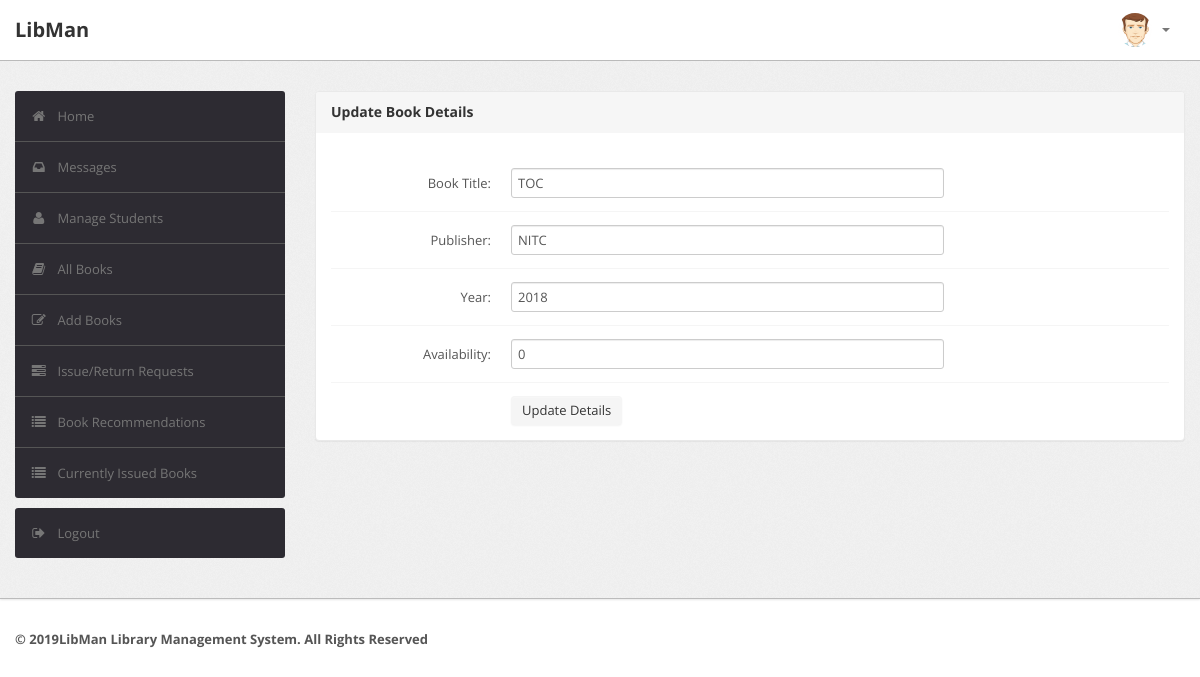
Page /admin/edit_book_details.php?id=3 (signed in) on the committed database.
### tables this page shows
CREATE TABLE `book` (
  `BookId` int(10) NOT NULL,
  `Title` varchar(50) DEFAULT NULL,
  `Publisher` varchar(50) DEFAULT NULL,
  `Year` varchar(50) DEFAULT NULL,
  `Availability` int(5) DEFAULT NULL
);

### admin/edit_book_details.php (the view, shortened to what this page needs)
<?php
require('dbconn.php');
?>
<?php
if ($_SESSION['RollNo']) {
    ?>
<!DOCTYPE html>
<html lang="en">
    <head>
        <link type="text/css" href="bootstrap/css/bootstrap.min.css" rel="stylesheet">
        <link type="text/css" href="bootstrap/css/bootstrap-responsive.min.css" rel="stylesheet">
        <link type="text/css" href="css/theme.css" rel="stylesheet">
        <link type="text/css" href="images/icons/css/font-awesome.css" rel="stylesheet">
    </head>
    <body>
        <div class="navbar navbar-fixed-top">
            <div class="navbar-inner">
                <div class="container">
                        <a class="brand" href="index.php">LibMan </a>
                    <div class="nav-collapse collapse navbar-inverse-collapse">
                        <ul class="nav pull-right">
                            <li class="nav-user dropdown"><a href="#" class="dropdown-toggle" data-toggle="dropdown">
                                <img src="images/user.png" class="nav-avatar" />
                                <b class="caret"></b></a>
                            </li>
                        </ul>
                    </div>
                </div>
            </div>
        </div>
        <div class="wrapper">
            <div class="container">
                <div class="row">
                    <div class="span3">
                        <div class="sidebar">
                            <ul class="widget widget-menu unstyled">
                                <li class="active"><a href="index.php"><i class="menu-icon icon-home"></i>Home
                                </a></li>
                                 <li><a href="message.php"><i class="menu-icon icon-inbox"></i>Messages</a>
                                </li>
                                <li><a href="student.php"><i class="menu-icon icon-user"></i>Manage Students </a>
                                </li>
                                <li><a href="book.php"><i class="menu-icon icon-book"></i>All Books </a></li>
                                <li><a href="addbook.php"><i class="menu-icon icon-edit"></i>Add Books </a></li>
                                <li><a href="requests.php"><i class="menu-icon icon-tasks"></i>Issue/Return Requests </a></li>
                                <li><a href="recommendations.php"><i class="menu-icon icon-list"></i>Book Recommendations </a></li>
                                <li><a href="current.php"><i class="menu-icon icon-list"></i>Currently Issued Books </a></li>
                            </ul>
                            <ul class="widget widget-menu unstyled">
                                <li><a href="logout.php"><i class="menu-icon icon-signout"></i>Logout </a></li>
                            </ul>
                        </div>
                    </div>
                    <div class="span9">
                        <div class="module">
                            <div class="module-head">
                                <h3>Update Book Details</h3>
                            </div>
                            <div class="module-body">
                                <?php
                                    $bookid = $_GET['id'];
                                    $sql = "select * from LMS.book where Bookid='$bookid'";
                                    $result=$conn->query($sql);
                                    $row=$result->fetch_assoc();
                                    $name=$row['Title'];
                                    $publisher=$row['Publisher'];
                                    $year=$row['Year'];
                                    $avail=$row['Availability'];
                                ?>
                                    <br >
                                    <form class="form-horizontal row-fluid" action="edit_book_details.php?id=<?php echo $bookid ?>" method="post">
                                        <div class="control-group">
                                            <b>
                                            <label class="control-label" for="Title">Book Title:</label></b>
                                            <div class="controls">
                                                <input type="text" id="Title" name="Title" value= "<?php echo $name?>" class="span8" required>
                                            </div>
                                        </div>
                                        <div class="control-group">
                                            <b>
                                            <label class="control-label" for="Publisher">Publisher:</label></b>
                                            <div class="controls">
                                                <input type="text" id="Publisher" name="Publisher" value= "<?php echo $publisher?>" class="span8" required>
                                            </div>
                                        </div>
                                        <div class="control-group">
                                            <b>
                                            <label class="control-label" for="Year">Year:</label></b>
                                            <div class="controls">
                                                <input type="text" id="Year" name="Year" value= "<?php echo $year?>" class="span8" required>
                                            </div>
                                        </div>
                                        <div class="control-group">
                                            <b>
                                            <label class="control-label" for="Availability">Availability:</label></b>
                                            <div class="controls">
                                                <input type="text" id="Availability" name="Availability" value= "<?php echo $avail?>" class="span8" required>
                                            </div>
                                        </div>
                                        <div class="control-group">
                                            <div class="controls">
                                                <button type="submit" name="submit"class="btn">Update Details</button>
                                            </div>
                                        </div>
                                    </form>
                                    </div>
                                    </div>
                    </div>
                </div>
            </div>
        </div>
<div class="footer">
            <div class="container">
                <b class="copyright">&copy; 2019LibMan Library Management System. All Rights Reserved
            </div>
        </div>
    </body>
</html>
<?php }
else {
    echo "<script type='text/javascript'>alert('Access Denied!!!')</script>";
} ?>

### admin/css/theme.css (style rules this page uses)
body { font-size: 13px; font-family: 'Open Sans', Arial, sans-serif; background: #fff; color: #777 }
h1, h2, h3, h4, h5, h6 { color: #333; margin-top: 0 }
h3 { font-size: 20px }
strong, b { color: #555 }
.wrapper { background: url(../images/bg.png) #eee; border-bottom: 1px solid #bbb; -webkit-box-shadow: 0 1px 2px rgba(0,0,0,0.1); -moz-box-shadow: 0 1px 2px rgba(0,0,0,0.1); box-shadow: 0 1px 2px rgba(0,0,0,0.1); padding: 30px 0 }
.footer { color: #999; padding: 30px 0 60px }
form { margin: 0 }
select, textarea, input[type="text"], input[type="password"], input[type="datetime"], input[type="datetime-local"], input[type="date"], input[type="month"], input[type="time"], input[type="week"], input[type="number"], input[type="email"], input[type="url"], input[type="search"], input[type="tel"], input[type="color"], .uneditable-input, label, input, button, select, textarea { -webkit-border-radius: 3px; -moz-border-radius: 3px; border-radius: 3px; font-size: 13px; font-family: 'Open Sans', Tahoma, Arial, sans-serif }
body [class^="icon-"], body [class*=" icon-"] { font-size: 14px; line-height: 20px; height: 20px }
.module { background: #fff; -webkit-border-radius: 3px; -moz-border-radius: 3px; border-radius: 3px; border: 1px solid #ccc; border-bottom-color: #bbb; -webkit-box-shadow: 0 0 1px rgba(0,0,0,0.2); -moz-box-shadow: 0 0 1px rgba(0,0,0,0.2); box-shadow: 0 0 1px rgba(0,0,0,0.2); margin-bottom: 30px }
.form-horizontal .control-group, .form-vertical .control-group { margin-bottom: 0 }
.form-horizontal .control-group+.control-group, .form-vertical .control-group+.control-group { margin-top: 13px; padding-top: 13px; border-top: 1px solid #f5f5f5 }
.navbar { position: static!important; margin: 0!important }
.navbar .navbar-inner { background: #fff; border-bottom: 1px solid #bbb; -webkit-box-shadow: 0 1px 2px rgba(0,0,0,0.15); -moz-box-shadow: 0 1px 2px rgba(0,0,0,0.15); box-shadow: 0 1px 2px rgba(0,0,0,0.15) }
.navbar .brand { color: #333; font-weight: bold; font-size: 20px; margin-right: 20px; padding: 20px }
.navbar .nav>li>a { padding: 20px 15px; font-weight: bold; color: #777 }
.nav-user>a { height: 20px }
.nav-avatar { width: 34px; height: 34px; margin: -7px 5px 0 0; -webkit-border-radius: 50%; -moz-border-radius: 50%; border-radius: 50% }
.btn, .btn-box { -webkit-border-radius: 3px; -moz-border-radius: 3px; border-radius: 3px }
.btn { font-size: 13px; font-weight: 600 }
.btn { display: inline-block; margin-bottom: 0; font-weight: 400; text-align: center; vertical-align: middle; cursor: pointer; background-image: none; border: 1px solid transparent; white-space: nowrap; padding: 4px 10px; font-size: 13px; line-height: 1.42857; border-radius: 4px; -webkit-user-select: none; -moz-user-select: none; -ms-user-select: none; user-select: none }
.widget-menu { background: #fff; -webkit-border-radius: 3px; -moz-border-radius: 3px; border-radius: 3px; overflow: hidden }
.widget-menu a { color: #555; display: block; line-height: 20px; padding: 15px; text-decoration: none!important }
.widget-menu .menu-icon { margin-right: 10px; color: #767676; -webkit-transition: all .2s ease-in-out; -moz-transition: all .2s ease-in-out; transition: all .2s ease-in-out; }
.widget-menu>li+li { border-top: 1px solid #555 }
.widget-menu>li>a { background-color: #2d2b32; color: #767676; -webkit-transition: all .2s ease-in-out; -moz-transition: all .2s ease-in-out; transition: all .2s ease-in-out; }
.module { box-shadow: 0 0 3px rgba(0,0,0,.1); border-color: #e9e9e9; margin-bottom: 20px; background-color: #fff; border-radius: 4px; -webkit-box-shadow: 0 1px 1px rgba(0,0,0,.05); box-shadow: 0 1px 1px rgba(0,0,0,.05); }
.module-head { color: #767676; background-color: #f6f6f6; border-color: #e9e9e9; padding: 10px 15px; border-bottom: 1px solid transparent; border-top-right-radius: 3px; border-top-left-radius: 3px; }
.module-head h3 { font-size: 14px; line-height: 20px; height: 20px; margin: 0 }
.module-body { padding: 15px }

### rows in the picture
book: Title "TOC", Publisher "NITC", Year "2018", Availability "0"
